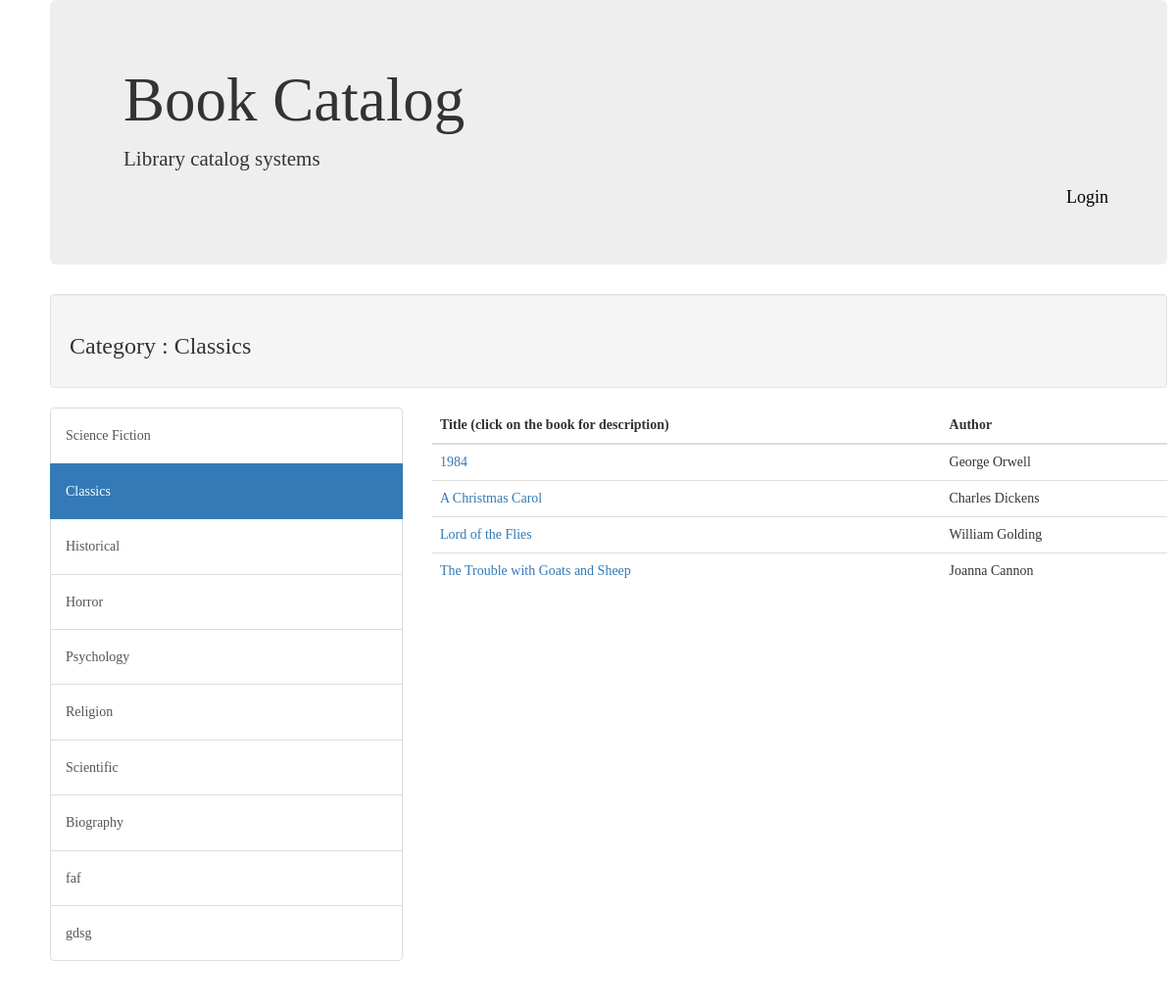
The app's page /catalog/2/ with its own data.
### database_setup.py (models this page shows, shortened)
class Category(Base):
    __tablename__ = 'category'
    id = Column(Integer, primary_key=True)
    name = Column(String(250), nullable=False)

class CategoryItem(Base):
    __tablename__ = 'category_item'
    name = Column(String(200), nullable=False)
    author = Column(String(200), nullable=False)
    description = Column(String(350))
    id = Column(Integer, primary_key=True)
    category_id = Column(Integer, ForeignKey('category.id'))
    category = relationship(Category)

### project.py (the view)
@app.route('/catalog/<int:category_id>/', methods=['GET', 'POST'])
def showItems(category_id):
    catalog = session.query(Category).order_by(asc(Category.id))
    itemsList = session.query(CategoryItem).filter_by(
                category_id=category_id).all()
    if 'username' not in login_session:
        return render_template('catalogPublic.html', categoryItems=itemsList,
                                catalog=catalog, index=category_id) ## change to public
    else:
        return render_template('catalog.html', categoryItems=itemsList,
                                catalog=catalog, index=category_id)

### templates/catalogPublic.html (shortened to what this page needs)
{% extends "main.html" %}
{% block content %}
{% set active_category_id = [] %}
{% set active_category_name =[] %}
    {% for category in catalog %}
        {% if index == category.id  %}
            {% set _ = active_category_id.append(category.id)%}
            {% set _ = active_category_name.append(category.name)%}
        {% endif %}
{% endfor %}
    <div class="jumbotron">
        <div class="col-sm-12"><h1>Book Catalog</h1><p>Library catalog systems</p></div>
        {%if 'username' not in session %}
        <a href="{{url_for('showLogin')}}">
            <h4 class="log text-right">Login</h4></a>
        {% else %}
        <a href="{{url_for('gdisconnect')}}">
            <h4 class="text-right">Disconnect</h4></a>
        {% endif %}
    </div>
    <div class="well">
        <h3 class="text-left">
            Category : {{active_category_name[0]}}
        </h3>
    </div>
    <div class="p-5 row">
        <div class="col-sm-4">
            <div class="list-group">
                {% for category in catalog %}
                    {% if index == category.id  %}
                        <a href="{{url_for('showItems', category_id = category.id )}}"
                        class="list-group-item active"><h5>{{category.name}}</h5></a>
                    {% else %}
                        <a href="{{url_for('showItems', category_id = category.id )}}"
                        class="list-group-item"><h5>{{category.name}}</h5></a>
                    {% endif %}
                {% endfor %}
            </div>
        </div>
        <div class="col-sm-8">
            <table class="table table-hover">
                <thead>
                    <tr>
                        <th>Title (click on the book for description)</th>
                        <th>Author</th>
                    </tr>
                </thead>
                <tbody>
                    {% if categoryItems != null %}
                        {% for i in categoryItems %}
                            <tr>
                                <td>
                                    <a href="{{url_for('showDescription', category_id = i.category_id, book_id=i.id)}}" data-toggle="tooltip" title="Click for description">
                                    {{i.name}}</a>
                                </td>
                                <td>{{i.author}}</td>
                            </tr>
                        {% endfor %}
                    {% endif %}
                </tbody>
            </table>
        </div>
    </div>
{% endblock %}

### static/styles.css (style rules this page uses)
body { padding: 3%; padding-top: 0px; height: 100%; font-family: "Palatino Linotype", "Book Antiqua", Palatino, serif; }
.log { color: black; }

### records on screen
Category: name "Classics"
Category: name "Science Fiction"
Category: name "Historical"
Category: name "Horror"
Category: name "Psychology"
Category: name "Religion"
Category: name "Scientific"
Category: name "Biography"
Category: name "faf"
Category: name "gdsg"
CategoryItem: name "1984", author "George Orwell"
CategoryItem: name "A Christmas Carol", author "Charles Dickens"
CategoryItem: name "Lord of the Flies", author "William Golding"
CategoryItem: name "The Trouble with Goats and Sheep", author "Joanna Cannon"
